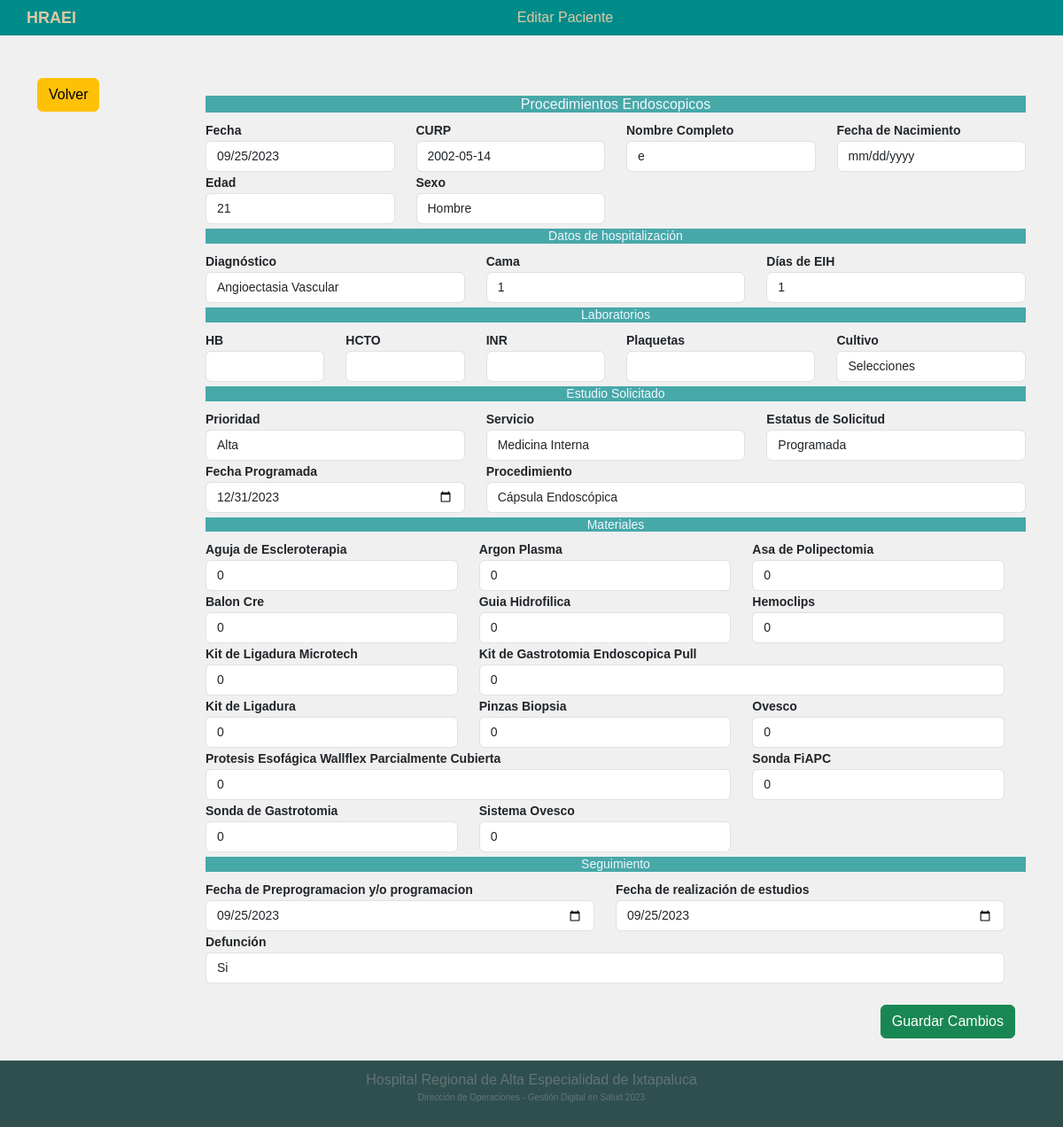
/endoscopia/editar_endoscopia.php?id=1 (signed in), run on the app's committed database.
### tables this page shows
CREATE TABLE `pacientes` (
  `id_paciente` int(11) NOT NULL,
  `fecha_registro` date DEFAULT NULL,
  `nombre_paciente` varchar(50) DEFAULT NULL,
  `curp` varchar(20) NOT NULL,
  `fecha_nacimiento` date NOT NULL,
  `edad` int(11) DEFAULT NULL,
  `sexo` varchar(10) DEFAULT NULL
);

CREATE TABLE `hospitalizacion` (
  `diagnostico` varchar(100) NOT NULL,
  `cama` int(11) NOT NULL,
  `dias_eih` int(11) NOT NULL,
  `id_paciente` int(11) NOT NULL
);

CREATE TABLE `estudios` (
  `procedimiento` varchar(100) NOT NULL,
  `prioridad` varchar(20) NOT NULL,
  `medico_endo` varchar(50) NOT NULL,
  `estatus_solicitud` varchar(20) NOT NULL,
  `fecha_programada` date NOT NULL,
  `id_paciente` int(11) NOT NULL
);

CREATE TABLE `materiales` (
  `Pinza_Biopsia` tinyint(1) NOT NULL,
  `Kit_Ligadura_microtech` tinyint(1) NOT NULL,
  `Aguja_Escleroterapia` tinyint(1) NOT NULL,
  `Argon_Plasma` tinyint(1) NOT NULL,
  `Sonda_FiAPC` tinyint(1) NOT NULL,
  `Protesis_Esofagica_Wallflex` tinyint(1) NOT NULL,
  `Sistema_Ovesco` tinyint(1) NOT NULL,
  `Guia_Hidrofilica` tinyint(1) NOT NULL,
  `Kit_Gastrotomia_Endoscopica_Pull` tinyint(1) NOT NULL,
  `Hemoclips` tinyint(1) NOT NULL,
  `Ovesco` tinyint(1) NOT NULL,
  `Kit_Ligadura` tinyint(1) NOT NULL,
  `Sonda_de_Gastrotomia` tinyint(1) NOT NULL,
  `Asa_de_Polipectomia` tinyint(1) NOT NULL,
  `Balon_Cre` tinyint(1) NOT NULL,
  `id_paciente` int(11) NOT NULL
);

CREATE TABLE `seguimiento` (
  `fecha_pre_programada` date NOT NULL,
  `fecha_estudio` date NOT NULL,
  `defuncion` varchar(7) NOT NULL,
  `id_paciente` int(11) NOT NULL
);

### endoscopia/editar_endoscopia.php (the view, shortened to what the rows shown need)
<?php
    include('php/edit.php');
?>
<!DOCTYPE html>
<html lang="en">
<head>
    <link href="https://cdn.jsdelivr.net/npm/bootstrap@5.3.1/dist/css/bootstrap.min.css" rel="stylesheet">
    <link rel="stylesheet" href="https://cdn.jsdelivr.net/npm/bootstrap-icons@1.10.5/font/bootstrap-icons.css">
    <link rel="stylesheet" href="css/style.css">
</head>
<body>
    <br><br>
    <form id="edit_endoscopia">
        <div class="container"  width="100%" height="800px" style="margin-bottom: 100px;">
            <div class="row">
                <div class="col col-10">
            <div class="row">
                <div class="col-md-3">
                    <strong style="font-size:14px;">Fecha</strong>
                    <input type="date" id="fecha_registro" name="fecha_registro" class="form-control" value="<?php echo $fecha_registro; ?>" style="font-size:14px;" readonly>
                </div>
                <div class="col-md-3" id="idcurp">
                    <strong style="font-size:14px;">CURP</strong>
                    <input type="text" class="form-control" id="curp" name="curp" placeholder="CURP" value="<?php echo $curp; ?>" style="font-size:14px;">
                </div>
                <div class="col-md-3" id="idnombre_paciente">
                    <strong style="font-size:14px;">Nombre Completo</strong>
                    <input id="nombre_paciente" name="nombre_paciente" type="text" class="control form-control" style="font-size:14px;" required value="<?php echo $nombre_paciente; ?>">
                </div>
                <div class="col-md-3">
                    <strong style="font-size:14px;">Fecha de Nacimiento</strong>
                    <input id="fecha" name="fecha" type="date"  onblur="curp2date();" class="control form-control" style="font-size:14px;" readonly value="<?php echo $fecha; ?>">
                </div>
                <div class="col-md-3">
                    <strong style="font-size:14px;">Edad</strong>
                    <input id="edad" name="edad" type="text" class="control form-control" style="font-size:14px;" readonly value="<?php echo $edad; ?>">
                </div>
                <div class="col-md-3">
                    <strong style="font-size:14px;">Sexo</strong>
                    <input type="text" class="control form-control" id="sexo" onclick="curp2date();" name="sexo" style="font-size:14px;" readonly value="<?php echo $sexo; ?>">
                </div>
            </div>
            <div class="row">
                <div class="col-md-4">
                    <strong style="font-size:14px;">Diagnóstico</strong>
                    <select name="diagnostico" id="diagnostico" class="form-control" style="font-size:14px;">
                        <option value="Angioectasia Vascular"<?php if ($diagnostico == 'Angioectasia Vascular') echo 'selected'; ?>>Angioectasia Vascular</option>
                    </select>
                </div>
                <div class="col-md-4">
                    <strong style="font-size:14px;">Cama</strong>
                    <input type="number" name="cama" id="cama" class="form-control" style="font-size:14px;" value="<?php echo $cama; ?>">
                </div>
                <div class="col-md-4">
                    <strong style="font-size:14px;">Días de EIH</strong>
                    <input type="number" name="dias_eih" id="dias_eih" class="form-control" style="font-size:14px;" value="<?php echo $dias_eih; ?>">
                </div>
            </div>
            <div class="row">
                <div class="col-md-4">
                    <strong style="font-size:14px;">Prioridad</strong>
                    <select name="prioridad" id="prioridad" class="form-control" style="font-size:14px;">
                        <option value="Alta"<?php if ($prioridad == 'Alta') echo 'selected'; ?>>Alta</option>
                    </select>
                </div>
                <div class="col-md-4">
                    <strong style="font-size:14px;">Servicio</strong>
                    <select name="medico_endo" id="medico_endo" class="form-control" style="font-size:14px;">
                        <option value="Medicina interna"<?php if ($medico_endo == 'Medicina interna') echo 'selected'; ?>>Medicina Interna</option>
                    </select>
                </div>
                <div class="col-md-4">
                    <strong style="font-size:14px;">Estatus de Solicitud</strong>
                    <select name="estatus_solicitud" id="estatus_solicitud" class="form-control" style="font-size:14px;">
                        <option value="Programada"<?php if ($estatus_solicitud == 'Programada') echo 'selected'; ?>>Programada</option>
                    </select>
                </div>
                <div class="col-md-4">
                    <strong style="font-size:14px;">Fecha Programada</strong>
                    <input type="date" name="fecha_programada" id="fecha_programada" class="form-control" style="font-size:14px;" value="<?php echo $fecha_programada; ?>">
                </div>
                <div class="col-md-8">
                    <strong style="font-size:14px;">Procedimiento</strong>
                    <select name="procedimiento_realizado" id="procedimiento_realizado" class="form-control" style="font-size:14px;">
                        <option value="Cápsula Endoscópica"<?php if ($procedimiento == 'Cápsula Endoscópica') echo 'selected'; ?>>Cápsula Endoscópica</option>
                    </select>
                </div>
                <div class="row">
                    <div class="col-md-4">
                        <strong style="font-size:14px;" >Aguja de Escleroterapia</strong>
                        <input type="number" name="Aguja_Escleroterapia" id="Aguja_Escleroterapia" class="form-control" value="<?php echo $Aguja_Escleroterapia; ?>" style="font-size:14px;">
                    </div>
                    <div class="col-md-4">
                        <strong style="font-size:14px;">Argon Plasma</strong>
                        <input type="number" name="Argon_Plasma" id="Argon_Plasma" class="form-control" value="<?php echo $Argon_Plasma; ?>" style="font-size:14px;">
                    </div>
                    <div class="col-md-4">
                        <strong style="font-size:14px;">Asa de Polipectomia</strong>
                        <input type="number" name="Asa_de_Polipectomia" id="Asa_de_Polipectomia" class="form-control" value="<?php echo $Asa_de_Polipectomia; ?>" style="font-size:14px;">
                    </div>
                    <div class="col-md-4">
                        <strong style="font-size:14px;">Balon Cre</strong>
                        <input type="number" name="Balon_Cre" id="Balon_Cre" class="form-control" value="<?php echo $Balon_Cre; ?>" style="font-size:14px;">
                    </div>
                    <div class="col-md-4">
                        <strong style="font-size:14px;">Guia Hidrofilica</strong>
                        <input type="number" name="Guia_Hidrofilica" id="Guia_Hidrofilica" class="form-control" value="<?php echo $Guia_Hidrofilica; ?>" style="font-size:14px;">
                    </div>
                    <div class="col-md-4">
                        <strong style="font-size:14px;">Hemoclips</strong>
                        <input type="number" name="Hemoclips" id="Hemoclips" class="form-control" value="<?php echo $Hemoclips; ?>" style="font-size:14px;">
                    </div>
                    <div class="col-md-4">
                        <strong style="font-size:14px;" >Kit de Ligadura Microtech</strong>
                        <input type="number" name="Kit_Ligadura_microtech" id="Kit_Ligadura_microtech" class="form-control" value="<?php echo $Kit_Ligadura_microtech; ?>" style="font-size:14px;">
                    </div>
                    <div class="col-md-8">
                        <strong style="font-size:14px;">Kit de Gastrotomia Endoscopica Pull</strong>
                        <input type="number" name="Kit_Gastrotomia_Endoscopica_Pull" id="Kit_Gastrotomia_Endoscopica_Pull" class="form-control" value="<?php echo $Kit_Gastrotomia_Endoscopica_Pull; ?>" style="font-size:14px;">
                    </div>
                    <div class="col-md-4">
                        <strong style="font-size:14px;">Kit de Ligadura</strong>
                        <input type="number" name="Kit_Ligadura" id="Kit_Ligadura" class="form-control" value="<?php echo $Kit_Ligadura; ?>" style="font-size:14px;">
                    </div>
                    <div class="col-md-4">
                        <strong style="font-size:14px;" >Pinzas Biopsia</strong>
                        <input type="number" name="Pinza_Biopsia" id="Pinza_Biopsia" class="form-control" value="<?php echo $Pinza_Biopsia; ?>" style="font-size:14px;">
                    </div>
                    <div class="col-md-4">
                        <strong style="font-size:14px;">Ovesco</strong>
                        <input type="number" name="Ovesco" id="Ovesco" class="form-control" value="<?php echo $Ovesco; ?>" style="font-size:14px;">
                    </div>
                    <div class="col-md-8">
                        <strong style="font-size:14px;">Protesis Esofágica Wallflex Parcialmente Cubierta</strong>
                        <input type="number" name="Protesis_Esofagica_Wallflex" id="Protesis_Esofagica_Wallflex" class="form-control" value="<?php echo $Protesis_Esofagica_Wallflex; ?>" style="font-size:14px;">
                    </div>
                    <div class="col-md-4">
                        <strong style="font-size:14px;">Sonda FiAPC</strong>
                        <input type="number" name="Sonda_FiAPC" id="Sonda_FiAPC" class="form-control" value="<?php echo $Sonda_FiAPC; ?>" style="font-size:14px;">
                    </div>
                    <div class="col-md-4">
                        <strong style="font-size:14px;">Sonda de Gastrotomia</strong>
                        <input type="number" name="Sonda_de_Gastrotomia" id="Sonda_de_Gastrotomia" class="form-control" value="<?php echo $Sonda_de_Gastrotomia; ?>" style="font-size:14px;">
                    </div>
                    <div class="col-md-4">
                        <strong style="font-size:14px;">Sistema Ovesco</strong>
                        <input type="number" name="Sistema_Ovesco" id="Sistema_Ovesco" class="form-control" value="<?php echo $Sistema_Ovesco; ?>" style="font-size:14px;">
                    </div>
                </div>
                    <div class="row">
                        <div class="col-md-12">
                            <strong style="font-size:14px;">Defunción</strong>
                            <select name="defuncion" id="defuncion" class="form-control" style="font-size:14px;">
                                <option value="Si"<?php if ($defuncion == 'Si') echo 'selected'; ?>>Si</option>
                            </select>
                        </div>
                    </div>
</div>
<br>
                </div>
            </div>
        </div>
    </form>
</body>
</html>

### data on the page
pacientes: fecha_registro "09/25/2023", curp "2002-05-14", nombre_paciente "e", edad "21", sexo "Hombre", cama "1", dias_eih "1", fecha_programada "12/31/2023", Aguja_Escleroterapia "0", Argon_Plasma "0", Asa_de_Polipectomia "0", Balon_Cre "0", Guia_Hidrofilica "0", Hemoclips "0", Kit_Ligadura_microtech "0", Kit_Gastrotomia_Endoscopica_Pull "0", Kit_Ligadura "0", Pinza_Biopsia "0", Ovesco "0", Protesis_Esofagica_Wallflex "0", Sonda_FiAPC "0", Sonda_de_Gastrotomia "0", Sistema_Ovesco "0"
hospitalizacion: diagnostico "Angioectasia Vascular"
estudios: prioridad "Alta", medico_endo "Medicina Interna", estatus_solicitud "Programada", procedimiento_realizado "Cápsula Endoscópica"
seguimiento: defuncion "Si"
